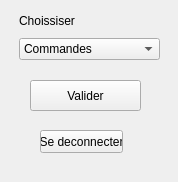
<?xml version="1.0" encoding="UTF-8"?>
<ui version="4.0">
 <class>domainesppClass</class>
 <widget class="QWidget" name="domainesppClass">
  <property name="geometry">
   <rect>
    <x>0</x>
    <y>0</y>
    <width>178</width>
    <height>182</height>
   </rect>
  </property>
  <property name="windowTitle">
   <string>Form</string>
  </property>
  <widget class="QPushButton" name="BtDeco">
   <property name="geometry">
    <rect>
     <x>40</x>
     <y>130</y>
     <width>83</width>
     <height>23</height>
    </rect>
   </property>
   <property name="text">
    <string>Se deconnecter</string>
   </property>
  </widget>
  <widget class="QPushButton" name="BtDomainesppVal">
   <property name="geometry">
    <rect>
     <x>30</x>
     <y>80</y>
     <width>111</width>
     <height>31</height>
    </rect>
   </property>
   <property name="text">
    <string>Valider</string>
   </property>
  </widget>
  <widget class="QWidget" name="layoutWidget">
   <property name="geometry">
    <rect>
     <x>19</x>
     <y>9</y>
     <width>141</width>
     <height>51</height>
    </rect>
   </property>
   <layout class="QVBoxLayout" name="verticalLayout">
    <item>
     <widget class="QLabel" name="label">
      <property name="text">
       <string>Choissiser</string>
      </property>
     </widget>
    </item>
    <item>
     <widget class="QComboBox" name="List1">
      <item>
       <property name="text">
        <string>Commandes</string>
       </property>
      </item>
      <item>
       <property name="text">
        <string>Stock</string>
       </property>
      </item>
      <item>
       <property name="text">
        <string>Client</string>
       </property>
      </item>
      <item>
       <property name="text">
        <string>Personnel</string>
       </property>
      </item>
      <item>
       <property name="text">
        <string>Statistique</string>
       </property>
      </item>
     </widget>
    </item>
   </layout>
  </widget>
 </widget>
 <resources/>
 <connections/>
</ui>
